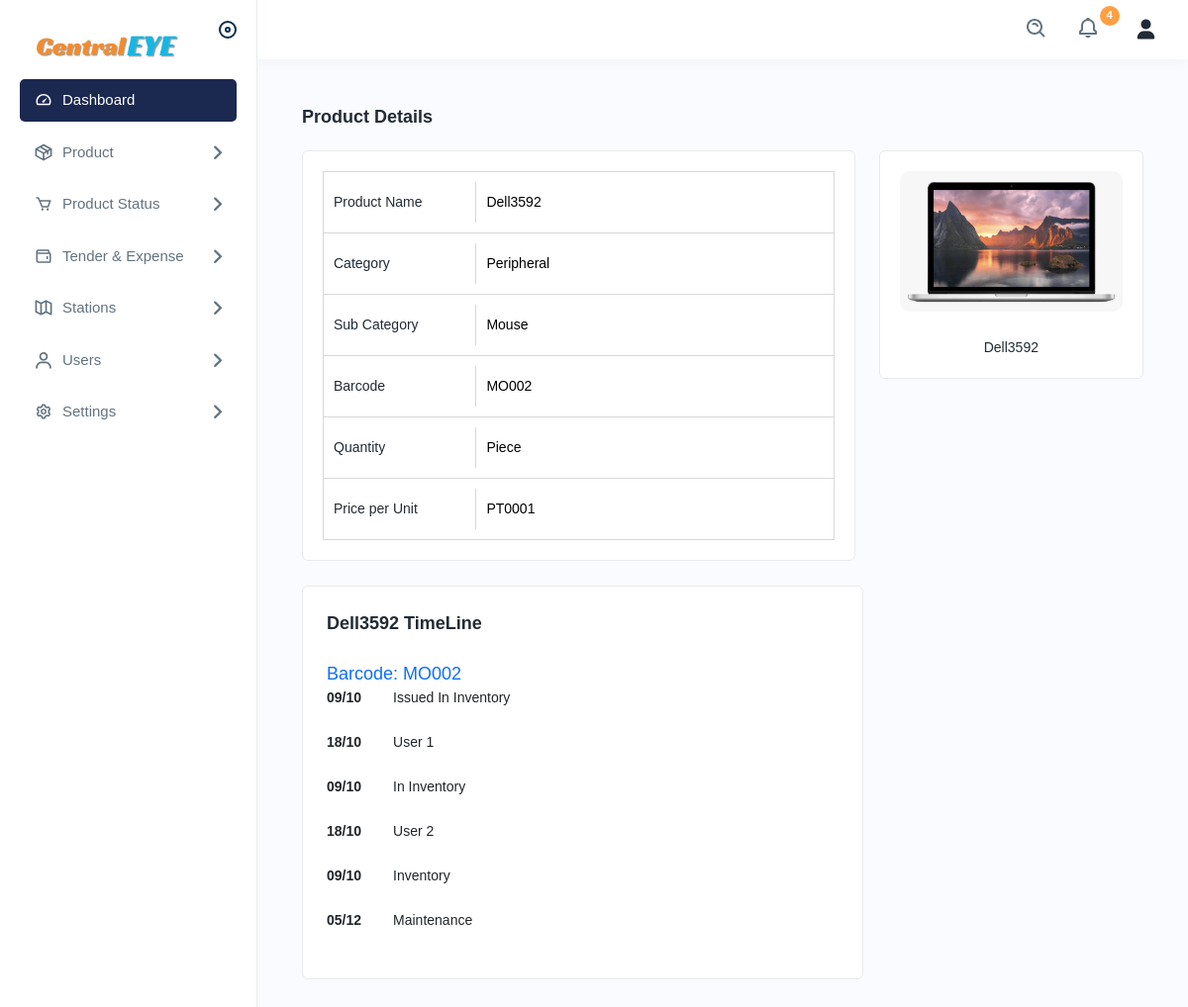
The page /productdetails/1 on the database its author committed.
### app/models.py (models this page shows, shortened)
class Asset(models.Model):
    asset_id = models.IntegerField(primary_key=True, unique=True)
    asset_name = models.CharField(max_length=255)
    asset_category = models.ForeignKey(AssetSubCategory, null=True, blank=True, on_delete=models.SET_NULL)
    barcode = models.CharField(max_length=255, unique=True, null=True, blank=True)
    purchase_date = models.DateField()
    asset_value = models.CharField(max_length=255)
    condition = models.CharField(max_length=20, choices=CONDITION_CHOICES, default='good')
    location = models.CharField(max_length=255)
    assign_to = models.ForeignKey(UserDetails, null=True, blank=True, on_delete=models.SET_NULL)
    asset_status = models.CharField(max_length=20, choices=ASSET_STATUS_CHOICES, default='available')
    asset_maintenance_date = models.DateField(null=True, blank=True)
    asset_add_date = models.DateField(auto_now=True, null=True, blank=True)

class AssetSubCategory(models.Model):
    sub_category_id = models.IntegerField(primary_key=True)
    category = models.ForeignKey(AssetCategory, null=True, blank=True, on_delete=models.SET_NULL)
    sub_category_name = models.CharField(max_length=255)
    sub_category_image = models.ImageField(null=True, blank=True)
    def __str__(self):
        return self.sub_category_name

class AssetCategory(models.Model):
    category_id = models.IntegerField(primary_key=True)
    category_name = models.CharField(max_length=255)
    def __str__(self):
        return self.category_name

### app/views.py (the view)
# urls.py: path('productdetails/<int:id>', views.productdetails, name='productdetails'),
def productdetails(request, id):
    asset = get_object_or_404(Asset, asset_id=id)
    context = {'asset': asset}
    return render(request, 'productdetails.html', context)

### templates/productdetails.html (shortened to what this page needs)
{% extends 'navbar.html' %}
{% load static %}
{% block body %}
<div class="main-wrapper">
    <div class="page-wrapper">
        <div class="content">
            <div class="page-header">
                <h4>Product Details</h4>
            </div>
            <div class="row">
                <div class="col-lg-8 col-sm-12">
                    <div class="card">
                        <div class="card-body">
                            <div class="productdetails">
                                <ul class="product-bar">
                                    <li><h4>Product Name</h4><h6>{{asset.asset_name}}</h6></li>
                                    <li><h4>Category</h4><h6> {{ asset.asset_category.category }}</h6></li>
                                    <li><h4>Sub Category</h4><h6>{% if asset.asset_category and asset.asset_category.category %}
                                        {{ asset.asset_category }}
                                        {% else %}
                                        No Category
                                        {% endif %}</h6></li>
                                    <li><h4>Barcode</h4><h6>{{asset.barcode}}</h6></li>
                                    <li><h4>Quantity</h4><h6>Piece</h6></li>
                                    <li><h4>Price per Unit</h4><h6>PT0001</h6></li>
                                </ul>
                            </div>
                        </div>
                    </div>
                </div>
                <div class="col-lg-4 col-sm-12">
                    <div class="card">
                        <div class="card-body text-center">
                            <div class="slider-product-details">
                                <div class="slider-product">
                                    <img src="{% static 'assets/img/product/product69.jpg' %}" alt="Product Image">
                                    <h4>{{asset.asset_name}}</h4>
                                </div>
                            </div>
                        </div>
                    </div>
                </div>
            </div>
               <div class="col-lg-8">
    <div class="card w-100">
        <div class="card-body p-4">
            <h5 class="card-title fw-semibold mb-4">{{asset.asset_name}}     TimeLine</h5>
            <h6>
                <a href="javascript:void(0)" class="text-primary d-block fw-normal">Barcode: {{asset.barcode}}</a>
            </h6>
            <ul class="timeline-widget list-unstyled">
                <li class="timeline-item d-flex mb-4">
                    <div class="timeline-time text-dark fw-bold me-3">09/10</div>
                    <div class="timeline-desc text-dark ms-3">Issued In Inventory</div>
                </li>
                <li class="timeline-item d-flex mb-4">
                    <div class="timeline-time text-dark fw-bold me-3">18/10</div>
                    <div class="timeline-desc text-dark ms-3">User 1</div>
                </li>
                <li class="timeline-item d-flex mb-4">
                    <div class="timeline-time text-dark fw-bold me-3">09/10</div>
                    <div class="timeline-desc text-dark ms-3">In Inventory</div>
                </li>
                <li class="timeline-item d-flex mb-4">
                    <div class="timeline-time text-dark fw-bold me-3">18/10</div>
                    <div class="timeline-desc text-dark ms-3">User 2</div>
                </li>
                <li class="timeline-item d-flex mb-4">
                    <div class="timeline-time text-dark fw-bold me-3">09/10</div>
                    <div class="timeline-desc text-dark ms-3">Inventory</div>
                </li>
                <li class="timeline-item d-flex mb-4">
                    <div class="timeline-time text-dark fw-bold me-3">05/12</div>
                    <div class="timeline-desc text-dark ms-3">Maintenance</div>
                </li>
            </ul>
        </div>
    </div>
</div>
            </div>
        </div>
    </div>
{% endblock %}

### templates/productdetails.html (style rules this page uses)
.main-wrapper { margin: 0 auto; max-width: 1200px; padding: 20px; }
.page-header { margin-bottom: 20px; text-align: center; }
.product-bar li { display: flex; justify-content: space-between; padding: 10px 0; border-bottom: 1px solid #f0f0f0; }
.product-bar li h4 { margin-bottom: 0; }
.slider-product img { max-width: 100%; border-radius: 10px; }
.slider-product h4 { margin-top: 10px; text-align: center; }
.timeline-widget { list-style: none; padding: 0; }
.timeline-item { margin-bottom: 20px; }

### rows shown on the page
Asset: asset_name "Dell3592", asset_category.category "Peripheral", asset_category "Mouse", barcode "MO002"
